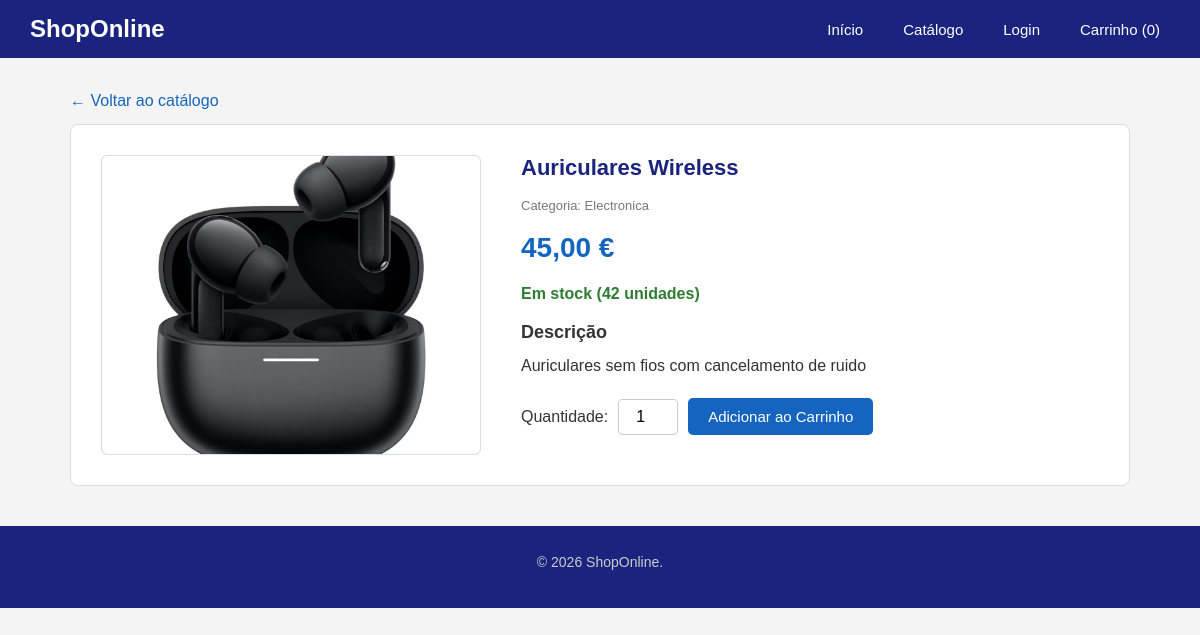
Screenshot of /produto.php?id=2 with the database file from the repository.
### tables this page shows
CREATE TABLE produtos (
        id INTEGER PRIMARY KEY AUTOINCREMENT,
        nome TEXT NOT NULL,
        categoria TEXT,
        preco REAL NOT NULL,
        stock INTEGER DEFAULT 0,
        descricao TEXT
    );

### produto.php (the view, shortened to what this page needs)
<?php
$id = intval($_GET['id'] ?? 0);
$db = ligar_bd();
$stmt = $db->prepare("SELECT * FROM produtos WHERE id = :id");
$stmt->bindValue(':id', $id, SQLITE3_INTEGER);
$resultado = $stmt->execute();
$produto = $resultado->fetchArray(SQLITE3_ASSOC);
?>
<!DOCTYPE html>
<html lang="pt">
<head>
    <link rel="stylesheet" href="styles/estilos.css">
</head>
<body>
    <header>
        <h1>ShopOnline</h1>
        <nav>
            <a href="index.html">Início</a>
            <a href="produtos.php">Catálogo</a>
            <a href="cliente.html">Login</a>
            <a href="carrinho.html">Carrinho (<span id="contador-carrinho">0</span>)</a>
        </nav>
    </header>
    <main>
        <p><a href="produtos.php">← Voltar ao catálogo</a></p>
        <div class="detalhe-produto">
            <div class="produto-imagem">
                <img src="images/produto<?php echo $produto['id']; ?>.jpg"
                     alt="<?php echo $produto['nome']; ?>">
            </div>
            <div class="produto-info">
                <h2><?php echo $produto['nome']; ?></h2>
                <p class="categoria">Categoria: <?php echo $produto['categoria']; ?></p>
                <p class="preco-grande">
                    <?php echo number_format($produto['preco'], 2, ',', '.'); ?> €
                </p>
                <?php if ($produto['stock'] > 0): ?>
                    <p class="stock">Em stock (<?php echo $produto['stock']; ?> unidades)</p>
                <?php else: ?>
                    <p style="color:red;">Esgotado</p>
                <?php endif; ?>
                <h3>Descrição</h3>
                <p><?php echo $produto['descricao']; ?></p>
                <div class="acao-compra">
                    <label for="quantidade">Quantidade:</label>
                    <input type="number" id="quantidade" value="1" min="1"
                           max="<?php echo $produto['stock']; ?>">
                    <button id="botao-adicionar" type="button" class="botao">Adicionar ao Carrinho</button>
                </div>
            </div>
        </div>
    </main>
    <footer>
        <p>&copy; 2026 ShopOnline.</p>
    </footer>
</body>
</html>

### styles/estilos.css (style rules this page uses)
* { box-sizing: border-box; margin: 0; padding: 0; }
body { font-family: Arial, Helvetica, sans-serif; font-size: 16px; background-color: #f4f4f4; color: #333333; }
h1 { font-size: 28px; color: #1a237e; }
h2 { font-size: 22px; margin-bottom: 15px; color: #1a237e; }
h3 { font-size: 18px; margin-bottom: 10px; }
p { margin-bottom: 10px; line-height: 1.6; }
a { color: #1565c0; text-decoration: none; }
img { width: 100%; height: 180px; object-fit: cover; background-color: #c5cae9; display: block; }
header { background-color: #1a237e; color: white; padding: 15px 30px; display: flex; justify-content: space-between; align-items: center; }
header h1 { color: white; font-size: 24px; }
header nav { display: flex; gap: 20px; }
header nav a { color: white; font-size: 15px; padding: 5px 10px; border-radius: 4px; }
main { max-width: 1100px; margin: 30px auto; padding: 0 20px; }
.botao { background-color: #1565c0; color: white; padding: 10px 20px; border: none; border-radius: 5px; cursor: pointer; font-size: 15px; display: inline-block; text-align: center; }
.detalhe-produto { display: flex; gap: 40px; background-color: white; padding: 30px; border-radius: 8px; border: 1px solid #dddddd; }
.produto-imagem { width: 380px; flex-shrink: 0; }
.produto-imagem img { height: 300px; border-radius: 6px; border: 1px solid #dddddd; }
.produto-info { flex: 1; }
.preco-grande { font-size: 28px; font-weight: bold; color: #1565c0; margin: 10px 0; }
.stock { color: #2e7d32; font-weight: bold; margin-bottom: 15px; }
.acao-compra { margin-top: 20px; display: flex; align-items: center; gap: 10px; flex-wrap: wrap; }
.acao-compra input { width: 60px; padding: 8px; border: 1px solid #cccccc; border-radius: 4px; font-size: 16px; text-align: center; }
.categoria { color: #777777; font-size: 13px; }
footer { background-color: #1a237e; color: #cccccc; text-align: center; padding: 25px; margin-top: 40px; font-size: 14px; }

### rows the page displays
produtos: nome "Auriculares Wireless", categoria "Electronica", preco "45,00", stock "42", descricao "Auriculares sem fios com cancelamento de ruido"
